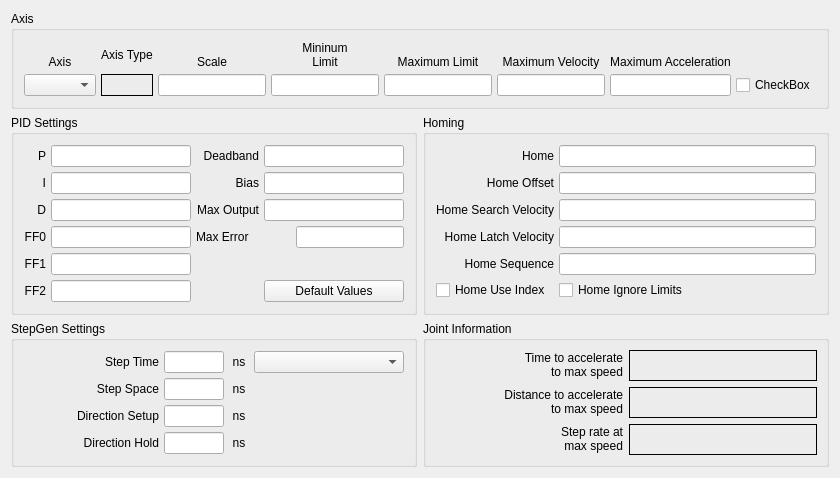
          <widget class="QWidget" name="joint1tab">
           <attribute name="title">
            <string>Joint 1</string>
           </attribute>
           <layout class="QGridLayout" name="gridLayout_10">
            <item row="0" column="0" colspan="2">
             <widget class="QGroupBox" name="jointAxisGroup_1">
              <property name="title">
               <string>Axis</string>
              </property>
              <layout class="QGridLayout" name="gridLayout_7">
               <property name="leftMargin">
                <number>10</number>
               </property>
               <property name="topMargin">
                <number>10</number>
               </property>
               <property name="rightMargin">
                <number>10</number>
               </property>
               <property name="bottomMargin">
                <number>10</number>
               </property>
               <property name="spacing">
                <number>5</number>
               </property>
               <item row="1" column="0">
                <widget class="QComboBox" name="axisCB_1"/>
               </item>
               <item row="0" column="6">
                <widget class="QLabel" name="label_75">
                 <property name="text">
                  <string>Maximum Acceleration</string>
                 </property>
                 <property name="alignment">
                  <set>Qt::AlignBottom|Qt::AlignHCenter</set>
                 </property>
                 <property name="wordWrap">
                  <bool>true</bool>
                 </property>
                </widget>
               </item>
               <item row="0" column="3">
                <widget class="QLabel" name="label_63">
                 <property name="text">
                  <string>&lt;html&gt;&lt;head/&gt;&lt;body&gt;&lt;p&gt;Mininum&lt;br/&gt;Limit&lt;/p&gt;&lt;/body&gt;&lt;/html&gt;</string>
                 </property>
                 <property name="alignment">
                  <set>Qt::AlignBottom|Qt::AlignHCenter</set>
                 </property>
                 <property name="wordWrap">
                  <bool>true</bool>
                 </property>
                </widget>
               </item>
               <item row="0" column="0">
                <widget class="QLabel" name="label_50">
                 <property name="text">
                  <string>Axis</string>
                 </property>
                 <property name="alignment">
                  <set>Qt::AlignBottom|Qt::AlignHCenter</set>
                 </property>
                </widget>
               </item>
               <item row="1" column="3">
                <widget class="QLineEdit" name="minLimit_1">
                 <property name="alignment">
                  <set>Qt::AlignRight|Qt::AlignTrailing|Qt::AlignVCenter</set>
                 </property>
                </widget>
               </item>
               <item row="1" column="4">
                <widget class="QLineEdit" name="maxLimit_1">
                 <property name="alignment">
                  <set>Qt::AlignRight|Qt::AlignTrailing|Qt::AlignVCenter</set>
                 </property>
                </widget>
               </item>
               <item row="0" column="4">
                <widget class="QLabel" name="label_68">
                 <property name="text">
                  <string>Maximum Limit</string>
                 </property>
                 <property name="textFormat">
                  <enum>Qt::AutoText</enum>
                 </property>
                 <property name="alignment">
                  <set>Qt::AlignBottom|Qt::AlignHCenter</set>
                 </property>
                 <property name="wordWrap">
                  <bool>true</bool>
                 </property>
                </widget>
               </item>
               <item row="0" column="5">
                <widget class="QLabel" name="label_74">
                 <property name="text">
                  <string>Maximum Velocity</string>
                 </property>
                 <property name="alignment">
                  <set>Qt::AlignBottom|Qt::AlignHCenter</set>
                 </property>
                 <property name="wordWrap">
                  <bool>true</bool>
                 </property>
                </widget>
               </item>
               <item row="1" column="5">
                <widget class="QLineEdit" name="maxVelocity_1">
                 <property name="alignment">
                  <set>Qt::AlignRight|Qt::AlignTrailing|Qt::AlignVCenter</set>
                 </property>
                </widget>
               </item>
               <item row="0" column="2">
                <widget class="QLabel" name="label_52">
                 <property name="text">
                  <string>Scale</string>
                 </property>
                 <property name="alignment">
                  <set>Qt::AlignBottom|Qt::AlignHCenter</set>
                 </property>
                </widget>
               </item>
               <item row="1" column="6">
                <widget class="QLineEdit" name="maxAccel_1">
                 <property name="alignment">
                  <set>Qt::AlignRight|Qt::AlignTrailing|Qt::AlignVCenter</set>
                 </property>
                </widget>
               </item>
               <item row="0" column="1">
                <widget class="QLabel" name="label_5">
                 <property name="text">
                  <string>Axis Type</string>
                 </property>
                </widget>
               </item>
               <item row="1" column="1">
                <widget class="QLabel" name="axisType_1">
                 <property name="frameShape">
                  <enum>QFrame::Box</enum>
                 </property>
                 <property name="text">
                  <string/>
                 </property>
                </widget>
               </item>
               <item row="1" column="2">
                <widget class="QLineEdit" name="scale_1"/>
               </item>
               <item row="1" column="7">
                <widget class="QCheckBox" name="reverse_1">
                 <property name="text">
                  <string>CheckBox</string>
                 </property>
                </widget>
               </item>
              </layout>
             </widget>
            </item>
            <item row="1" column="0">
             <widget class="QGroupBox" name="groupBox_7">
              <property name="title">
               <string>PID Settings</string>
              </property>
              <layout class="QGridLayout" name="gridLayout_8">
               <property name="leftMargin">
                <number>10</number>
               </property>
               <property name="topMargin">
                <number>10</number>
               </property>
               <property name="rightMargin">
                <number>10</number>
               </property>
               <property name="bottomMargin">
                <number>10</number>
               </property>
               <property name="spacing">
                <number>5</number>
               </property>
               <item row="0" column="0">
                <widget class="QLabel" name="label_224">
                 <property name="text">
                  <string>P</string>
                 </property>
                 <property name="alignment">
                  <set>Qt::AlignRight|Qt::AlignTrailing|Qt::AlignVCenter</set>
                 </property>
                </widget>
               </item>
               <item row="0" column="1">
                <widget class="QLineEdit" name="p_1">
                 <property name="text">
                  <string/>
                 </property>
                 <property name="alignment">
                  <set>Qt::AlignRight|Qt::AlignTrailing|Qt::AlignVCenter</set>
                 </property>
                </widget>
               </item>
               <item row="0" column="2">
                <widget class="QLabel" name="label_225">
                 <property name="text">
                  <string>Deadband</string>
                 </property>
                 <property name="alignment">
                  <set>Qt::AlignRight|Qt::AlignTrailing|Qt::AlignVCenter</set>
                 </property>
                </widget>
               </item>
               <item row="0" column="3">
                <widget class="QLineEdit" name="deadband_1">
                 <property name="text">
                  <string/>
                 </property>
                 <property name="alignment">
                  <set>Qt::AlignRight|Qt::AlignTrailing|Qt::AlignVCenter</set>
                 </property>
                </widget>
               </item>
               <item row="1" column="0">
                <widget class="QLabel" name="label_226">
                 <property name="text">
                  <string>I</string>
                 </property>
                 <property name="alignment">
                  <set>Qt::AlignRight|Qt::AlignTrailing|Qt::AlignVCenter</set>
                 </property>
                </widget>
               </item>
               <item row="1" column="1">
                <widget class="QLineEdit" name="i_1">
                 <property name="text">
                  <string/>
                 </property>
                 <property name="alignment">
                  <set>Qt::AlignRight|Qt::AlignTrailing|Qt::AlignVCenter</set>
                 </property>
                </widget>
               </item>
               <item row="1" column="2">
                <widget class="QLabel" name="label_227">
                 <property name="text">
                  <string>Bias</string>
                 </property>
                 <property name="alignment">
                  <set>Qt::AlignRight|Qt::AlignTrailing|Qt::AlignVCenter</set>
                 </property>
                </widget>
               </item>
               <item row="1" column="3">
                <widget class="QLineEdit" name="bias_1">
                 <property name="text">
                  <string/>
                 </property>
                 <property name="alignment">
                  <set>Qt::AlignRight|Qt::AlignTrailing|Qt::AlignVCenter</set>
                 </property>
                </widget>
               </item>
               <item row="2" column="0">
                <widget class="QLabel" name="label_228">
                 <property name="text">
                  <string>D</string>
                 </property>
                 <property name="alignment">
                  <set>Qt::AlignRight|Qt::AlignTrailing|Qt::AlignVCenter</set>
                 </property>
                </widget>
               </item>
               <item row="2" column="1">
                <widget class="QLineEdit" name="d_1">
                 <property name="text">
                  <string/>
                 </property>
                 <property name="alignment">
                  <set>Qt::AlignRight|Qt::AlignTrailing|Qt::AlignVCenter</set>
                 </property>
                </widget>
               </item>
               <item row="2" column="2">
                <widget class="QLabel" name="label_229">
                 <property name="text">
                  <string>Max Output</string>
                 </property>
                 <property name="alignment">
                  <set>Qt::AlignRight|Qt::AlignTrailing|Qt::AlignVCenter</set>
                 </property>
                </widget>
               </item>
               <item row="2" column="3">
                <widget class="QLineEdit" name="maxOutput_1">
                 <property name="text">
                  <string/>
                 </property>
                 <property name="alignment">
                  <set>Qt::AlignRight|Qt::AlignTrailing|Qt::AlignVCenter</set>
                 </property>
                </widget>
               </item>
               <item row="3" column="0">
                <widget class="QLabel" name="label_230">
                 <property name="text">
                  <string>FF0</string>
                 </property>
                 <property name="alignment">
                  <set>Qt::AlignRight|Qt::AlignTrailing|Qt::AlignVCenter</set>
                 </property>
                </widget>
               </item>
               <item row="3" column="1">
                <widget class="QLineEdit" name="ff0_1">
                 <property name="text">
                  <string/>
                 </property>
                 <property name="alignment">
                  <set>Qt::AlignRight|Qt::AlignTrailing|Qt::AlignVCenter</set>
                 </property>
                </widget>
               </item>
               <item row="4" column="0">
                <widget class="QLabel" name="label_232">
                 <property name="text">
                  <string>FF1</string>
                 </property>
                 <property name="alignment">
                  <set>Qt::AlignRight|Qt::AlignTrailing|Qt::AlignVCenter</set>
                 </property>
                </widget>
               </item>
               <item row="4" column="1">
                <widget class="QLineEdit" name="ff1_1">
                 <property name="text">
                  <string/>
                 </property>
                 <property name="alignment">
                  <set>Qt::AlignRight|Qt::AlignTrailing|Qt::AlignVCenter</set>
                 </property>
                </widget>
               </item>
               <item row="5" column="0">
                <widget class="QLabel" name="label_233">
                 <property name="text">
                  <string>FF2</string>
                 </property>
                 <property name="alignment">
                  <set>Qt::AlignRight|Qt::AlignTrailing|Qt::AlignVCenter</set>
                 </property>
                </widget>
               </item>
               <item row="5" column="1">
                <widget class="QLineEdit" name="ff2_1">
                 <property name="text">
                  <string/>
                 </property>
                 <property name="alignment">
                  <set>Qt::AlignRight|Qt::AlignTrailing|Qt::AlignVCenter</set>
                 </property>
                </widget>
               </item>
               <item row="5" column="3">
                <widget class="QPushButton" name="pidDefault_1">
                 <property name="text">
                  <string>Default Values</string>
                 </property>
                </widget>
               </item>
               <item row="3" column="2">
                <widget class="QLabel" name="label_184">
                 <property name="text">
                  <string>Max Error</string>
                 </property>
                </widget>
               </item>
               <item row="3" column="3" alignment="Qt::AlignRight">
                <widget class="QLineEdit" name="maxError_1"/>
               </item>
              </layout>
             </widget>
            </item>
            <item row="1" column="1">
             <widget class="QGroupBox" name="groupBox_5">
              <property name="title">
               <string>Homing</string>
              </property>
              <layout class="QGridLayout" name="gridLayout_6">
               <property name="leftMargin">
                <number>10</number>
               </property>
               <property name="topMargin">
                <number>10</number>
               </property>
               <property name="rightMargin">
                <number>10</number>
               </property>
               <property name="bottomMargin">
                <number>10</number>
               </property>
               <property name="spacing">
                <number>5</number>
               </property>
               <item row="0" column="1">
                <widget class="QLineEdit" name="home_1">
                 <property name="toolTip">
                  <string>&lt;html&gt;&lt;head/&gt;&lt;body&gt;&lt;p&gt;Home is usually set to 0&lt;/p&gt;&lt;/body&gt;&lt;/html&gt;</string>
                 </property>
                 <property name="alignment">
                  <set>Qt::AlignLeading|Qt::AlignLeft|Qt::AlignVCenter</set>
                 </property>
                </widget>
               </item>
               <item row="0" column="0">
                <widget class="QLabel" name="label_86">
                 <property name="text">
                  <string>Home</string>
                 </property>
                 <property name="alignment">
                  <set>Qt::AlignRight|Qt::AlignTrailing|Qt::AlignVCenter</set>
                 </property>
                </widget>
               </item>
               <item row="1" column="0">
                <widget class="QLabel" name="label_87">
                 <property name="text">
                  <string>Home Offset</string>
                 </property>
                 <property name="alignment">
                  <set>Qt::AlignRight|Qt::AlignTrailing|Qt::AlignVCenter</set>
                 </property>
                </widget>
               </item>
               <item row="1" column="1">
                <widget class="QLineEdit" name="homeOffset_1">
                 <property name="toolTip">
                  <string>&lt;html&gt;&lt;head/&gt;&lt;body&gt;&lt;p&gt;Home Offset can be used to back off of the home switch&lt;/p&gt;&lt;/body&gt;&lt;/html&gt;</string>
                 </property>
                 <property name="alignment">
                  <set>Qt::AlignLeading|Qt::AlignLeft|Qt::AlignVCenter</set>
                 </property>
                </widget>
               </item>
               <item row="2" column="1">
                <widget class="QLineEdit" name="homeSearchVel_1">
                 <property name="toolTip">
                  <string>&lt;html&gt;&lt;head/&gt;&lt;body&gt;&lt;p&gt;Search Velocity is in units per second&lt;/p&gt;&lt;/body&gt;&lt;/html&gt;</string>
                 </property>
                 <property name="alignment">
                  <set>Qt::AlignLeading|Qt::AlignLeft|Qt::AlignVCenter</set>
                 </property>
                </widget>
               </item>
               <item row="2" column="0">
                <widget class="QLabel" name="label_88">
                 <property name="text">
                  <string>Home Search Velocity</string>
                 </property>
                 <property name="alignment">
                  <set>Qt::AlignRight|Qt::AlignTrailing|Qt::AlignVCenter</set>
                 </property>
                </widget>
               </item>
               <item row="3" column="0">
                <widget class="QLabel" name="label_89">
                 <property name="text">
                  <string>Home Latch Velocity</string>
                 </property>
                 <property name="alignment">
                  <set>Qt::AlignRight|Qt::AlignTrailing|Qt::AlignVCenter</set>
                 </property>
                </widget>
               </item>
               <item row="3" column="1">
                <widget class="QLineEdit" name="homeLatchVel_1">
                 <property name="toolTip">
                  <string>&lt;html&gt;&lt;head/&gt;&lt;body&gt;&lt;p&gt;Latch Velocity is in user units per second&lt;br/&gt;usually set slower than Search Velocity&lt;/p&gt;&lt;/body&gt;&lt;/html&gt;</string>
                 </property>
                 <property name="alignment">
                  <set>Qt::AlignLeading|Qt::AlignLeft|Qt::AlignVCenter</set>
                 </property>
                </widget>
               </item>
               <item row="5" column="0">
                <widget class="QCheckBox" name="homeUseIndex_1">
                 <property name="text">
                  <string>Home Use Index</string>
                 </property>
                </widget>
               </item>
               <item row="5" column="1">
                <widget class="QCheckBox" name="homeIgnoreLimits_1">
                 <property name="text">
                  <string>Home Ignore Limits</string>
                 </property>
                </widget>
               </item>
               <item row="4" column="1">
                <widget class="QLineEdit" name="homeSequence_1">
                 <property name="toolTip">
                  <string>&lt;html&gt;&lt;head/&gt;&lt;body&gt;&lt;p&gt;Home sequences start at 0 and do not skip a number.&lt;/p&gt;&lt;p&gt;Multiple joint axis use a negative number.&lt;/p&gt;&lt;p&gt;Leave blank to home the joint manually.&lt;/p&gt;&lt;/body&gt;&lt;/html&gt;</string>
                 </property>
                </widget>
               </item>
               <item row="4" column="0">
                <widget class="QLabel" name="label_39">
                 <property name="text">
                  <string>Home Sequence</string>
                 </property>
                 <property name="alignment">
                  <set>Qt::AlignRight|Qt::AlignTrailing|Qt::AlignVCenter</set>
                 </property>
                </widget>
               </item>
              </layout>
             </widget>
            </item>
            <item row="2" column="0">
             <widget class="QGroupBox" name="groupBox_8">
              <property name="title">
               <string>StepGen Settings</string>
              </property>
              <layout class="QGridLayout" name="gridLayout_9">
               <property name="leftMargin">
                <number>10</number>
               </property>
               <property name="topMargin">
                <number>10</number>
               </property>
               <property name="rightMargin">
                <number>10</number>
               </property>
               <property name="bottomMargin">
                <number>10</number>
               </property>
               <property name="spacing">
                <number>5</number>
               </property>
               <item row="0" column="1">
                <widget class="QLineEdit" name="stepTime_1">
                 <property name="maximumSize">
                  <size>
                   <width>60</width>
                   <height>16777215</height>
                  </size>
                 </property>
                 <property name="inputMask">
                  <string/>
                 </property>
                 <property name="text">
                  <string/>
                 </property>
                 <property name="alignment">
                  <set>Qt::AlignRight|Qt::AlignTrailing|Qt::AlignVCenter</set>
                 </property>
                </widget>
               </item>
               <item row="0" column="0">
                <widget class="QLabel" name="label_103">
                 <property name="text">
                  <string>Step Time</string>
                 </property>
                 <property name="alignment">
                  <set>Qt::AlignRight|Qt::AlignTrailing|Qt::AlignVCenter</set>
                 </property>
                </widget>
               </item>
               <item row="0" column="2">
                <widget class="QLabel" name="label_111">
                 <property name="minimumSize">
                  <size>
                   <width>20</width>
                   <height>0</height>
                  </size>
                 </property>
                 <property name="maximumSize">
                  <size>
                   <width>20</width>
                   <height>16777215</height>
                  </size>
                 </property>
                 <property name="text">
                  <string>ns</string>
                 </property>
                 <property name="alignment">
                  <set>Qt::AlignCenter</set>
                 </property>
                </widget>
               </item>
               <item row="1" column="0">
                <widget class="QLabel" name="label_112">
                 <property name="text">
                  <string>Step Space</string>
                 </property>
                 <property name="alignment">
                  <set>Qt::AlignRight|Qt::AlignTrailing|Qt::AlignVCenter</set>
                 </property>
                </widget>
               </item>
               <item row="1" column="1">
                <widget class="QLineEdit" name="stepSpace_1">
                 <property name="maximumSize">
                  <size>
                   <width>60</width>
                   <height>16777215</height>
                  </size>
                 </property>
                 <property name="text">
                  <string/>
                 </property>
                 <property name="alignment">
                  <set>Qt::AlignRight|Qt::AlignTrailing|Qt::AlignVCenter</set>
                 </property>
                </widget>
               </item>
               <item row="1" column="2">
                <widget class="QLabel" name="label_113">
                 <property name="minimumSize">
                  <size>
                   <width>20</width>
                   <height>0</height>
                  </size>
                 </property>
                 <property name="maximumSize">
                  <size>
                   <width>20</width>
                   <height>16777215</height>
                  </size>
                 </property>
                 <property name="text">
                  <string>ns</string>
                 </property>
                 <property name="alignment">
                  <set>Qt::AlignCenter</set>
                 </property>
                </widget>
               </item>
               <item row="2" column="0">
                <widget class="QLabel" name="label_114">
                 <property name="text">
                  <string>Direction Setup</string>
                 </property>
                 <property name="alignment">
                  <set>Qt::AlignRight|Qt::AlignTrailing|Qt::AlignVCenter</set>
                 </property>
                </widget>
               </item>
               <item row="2" column="1">
                <widget class="QLineEdit" name="dirSetup_1">
                 <property name="maximumSize">
                  <size>
                   <width>60</width>
                   <height>16777215</height>
                  </size>
                 </property>
                 <property name="text">
                  <string/>
                 </property>
                 <property name="alignment">
                  <set>Qt::AlignRight|Qt::AlignTrailing|Qt::AlignVCenter</set>
                 </property>
                </widget>
               </item>
               <item row="2" column="2">
                <widget class="QLabel" name="label_115">
                 <property name="minimumSize">
                  <size>
                   <width>20</width>
                   <height>0</height>
                  </size>
                 </property>
                 <property name="maximumSize">
                  <size>
                   <width>20</width>
                   <height>16777215</height>
                  </size>
                 </property>
                 <property name="text">
                  <string>ns</string>
                 </property>
                 <property name="alignment">
                  <set>Qt::AlignCenter</set>
                 </property>
                </widget>
               </item>
               <item row="3" column="0">
                <widget class="QLabel" name="label_116">
                 <property name="text">
                  <string>Direction Hold</string>
                 </property>
                 <property name="alignment">
                  <set>Qt::AlignRight|Qt::AlignTrailing|Qt::AlignVCenter</set>
                 </property>
                </widget>
               </item>
               <item row="3" column="1">
                <widget class="QLineEdit" name="dirHold_1">
                 <property name="maximumSize">
                  <size>
                   <width>60</width>
                   <height>16777215</height>
                  </size>
                 </property>
                 <property name="text">
                  <string/>
                 </property>
                 <property name="alignment">
                  <set>Qt::AlignRight|Qt::AlignTrailing|Qt::AlignVCenter</set>
                 </property>
                </widget>
               </item>
               <item row="3" column="2">
                <widget class="QLabel" name="label_117">
                 <property name="minimumSize">
                  <size>
                   <width>20</width>
                   <height>0</height>
                  </size>
                 </property>
                 <property name="maximumSize">
                  <size>
                   <width>20</width>
                   <height>16777215</height>
                  </size>
                 </property>
                 <property name="text">
                  <string>ns</string>
                 </property>
                 <property name="alignment">
                  <set>Qt::AlignCenter</set>
                 </property>
                </widget>
               </item>
               <item row="0" column="3">
                <widget class="QComboBox" name="driveCB_1">
                 <property name="minimumSize">
                  <size>
                   <width>150</width>
                   <height>0</height>
                  </size>
                 </property>
                </widget>
               </item>
              </layout>
             </widget>
            </item>
            <item row="2" column="1">
             <widget class="QGroupBox" name="gridGroupBox">
              <property name="title">
               <string>Joint Information</string>
              </property>
              <layout class="QGridLayout" name="gridLayout_33">
               <item row="0" column="0" alignment="Qt::AlignRight">
                <widget class="QLabel" name="label_189">
                 <property name="text">
                  <string>&lt;html&gt;&lt;head/&gt;&lt;body&gt;&lt;p align=&quot;right&quot;&gt;Time to accelerate&lt;br/&gt;to max speed&lt;/p&gt;&lt;/body&gt;&lt;/html&gt;</string>
                 </property>
                </widget>
               </item>
               <item row="2" column="0" alignment="Qt::AlignRight">
                <widget class="QLabel" name="label_191">
                 <property name="text">
                  <string>&lt;html&gt;&lt;head/&gt;&lt;body&gt;&lt;p align=&quot;right&quot;&gt;Step rate at&lt;br/&gt;max speed&lt;/p&gt;&lt;/body&gt;&lt;/html&gt;</string>
                 </property>
                </widget>
               </item>
               <item row="1" column="0" alignment="Qt::AlignRight">
                <widget class="QLabel" name="label_190">
                 <property name="text">
                  <string>&lt;html&gt;&lt;head/&gt;&lt;body&gt;&lt;p align=&quot;right&quot;&gt;Distance to accelerate&lt;br/&gt;to max speed&lt;/p&gt;&lt;/body&gt;&lt;/html&gt;</string>
                 </property>
                </widget>
               </item>
               <item row="0" column="1">
                <widget class="QLabel" name="timeJoint_1">
                 <property name="frameShape">
                  <enum>QFrame::Box</enum>
                 </property>
                 <property name="text">
                  <string/>
                 </property>
                </widget>
               </item>
               <item row="1" column="1">
                <widget class="QLabel" name="distanceJoint_1">
                 <property name="frameShape">
                  <enum>QFrame::Box</enum>
                 </property>
                 <property name="text">
                  <string/>
                 </property>
                </widget>
               </item>
               <item row="2" column="1">
                <widget class="QLabel" name="stepRateJoint_1">
                 <property name="frameShape">
                  <enum>QFrame::Box</enum>
                 </property>
                 <property name="text">
                  <string/>
                 </property>
                </widget>
               </item>
              </layout>
             </widget>
            </item>
           </layout>
          </widget>
